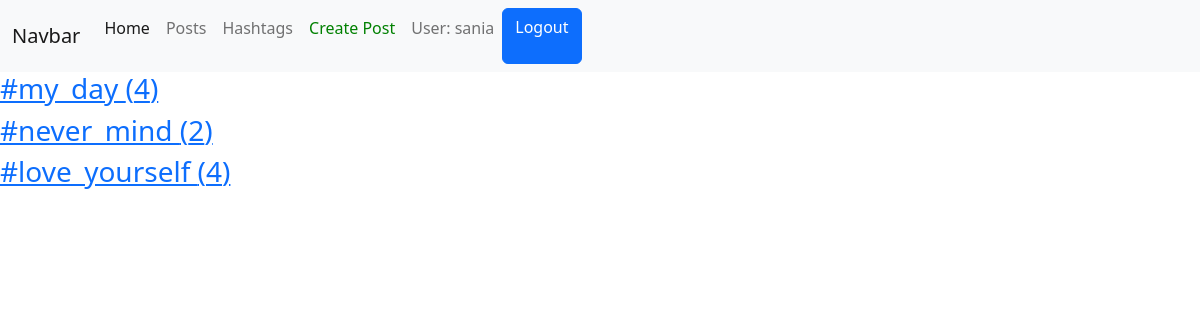
Page /hasthags/ (signed in) on the committed database.
### posts/models.py (models this page shows, shortened)
class Hashtag(models.Model):
    title = models.CharField(max_length=255)
    meaning = models.TextField()

### posts/views.py (the view)
# urls.py: path('hasthags/', HashtagsView.as_view()),
class HashtagsView(ListView):
    model = Hashtag
    template_name = 'hashtags/hashtags.html'
    def get_context_data(self, *, object_list=None, **kwargs):
        return {
            'object_list': self.get_queryset(),
            'user': get_user_from_request(self.request)
        }

### users/utils.py (called while the page is built)
def get_user_from_request(request):
    return request.user if not request.user.is_anonymous else None

### templates/hashtags/hashtags.html (shortened to what this page needs)
{% extends 'layouts/main.html' %}
{% block content %}
    <div class="hashtags">
        {% for hashtag in object_list %}
            <div class="hashtag">
                <h3>
                    <a href="/posts/?hashtag_id={{ hashtag.id }}">
                        {{ hashtag.title }} ({{ hashtag.posts.count }})
                    </a>
                </h3>
            </div>
        {% endfor %}
    </div>
{% endblock %}

### templates/layouts/main.html (shortened to what this page needs)
<!doctype html>
<html lang="en">
<head>
    <link rel="stylesheet" href="https://cdn.jsdelivr.net/npm/bootstrap@5.2.2/dist/css/bootstrap.min.css"
>
</head>
<body>
<div class="header">
    <nav class="navbar navbar-expand-lg navbar-light bg-light">
        <div class="container-fluid">
            <a class="navbar-brand" href="#">Navbar</a>
            <div class="collapse navbar-collapse" id="navbarNavAltMarkup">
                <div class="navbar-nav">
                    <a class="nav-link active" aria-current="page" href="/">Home</a>
                    <a class="nav-link" href="/posts">Posts</a>
                    <a class="nav-link" href="/hasthags">Hashtags</a>
                    {% if user %}
                        <a style="color: green" class="nav-link" href="/posts/create">
                            Create Post
                        </a>
                        <p class="nav-link">User: {{ user.username }}</p>
                        <a href="/users/logout" class="btn btn-primary">Logout</a>
                    {% else %}
                        <a href="/users/login/" class="nav-link">Login</a>
                        <a href="/users/register/" class="nav-link">Register</a>
                    {% endif %}
                </div>
            </div>
        </div>
    </nav>
</div>
{% block content %}
{% endblock %}
</body>
</html>

### templates/hashtags/hashtags.html (style rules this page uses)
.hashtag { display: flex; justify-content: space-between; width: 20%; }

### rows in the picture
Hashtag: title "#my_day", posts.count "4"
Hashtag: title "#never_mind", posts.count "2"
Hashtag: title "#love_yourself", posts.count "4"

### other values in the picture
{{ user.username }} "sania"
